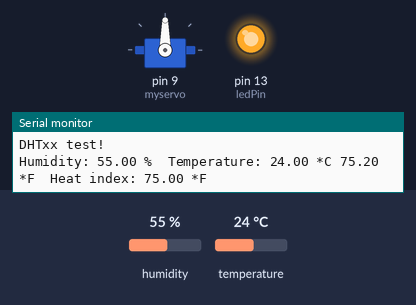
Bench run of a sketch on a simulated Arduino Uno, built with avr-gcc and run on an emulated ATmega328P. On the bench: servo, output pins drawn as LEDs (lit = HIGH), the last lines printed to the serial monitor. Inputs (shaded band) come from the test bench; at power-on: humidity 55 %, temperature 24 °C.

Above: at 2.8 s.
2.9 s: humidity set to 64 %
5.6 s: humidity set to 68 %
8.3 s: humidity set to 32 %
11.2 s: humidity set to 29 %
At 13.2 s:
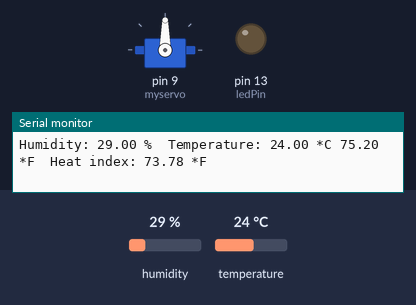
13.9 s: humidity set to 40 %
At 14.25 s:
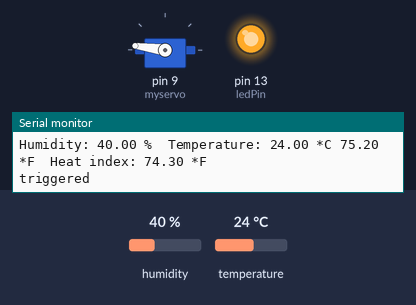
At 18.0 s:
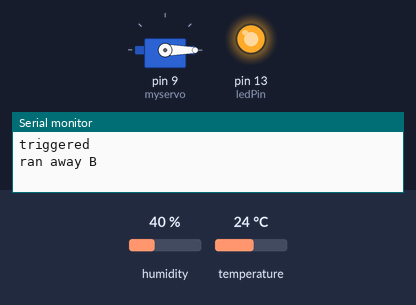
Timing chart, 0 to 18.4 s (numbered marks = the images above; inputs shaded):
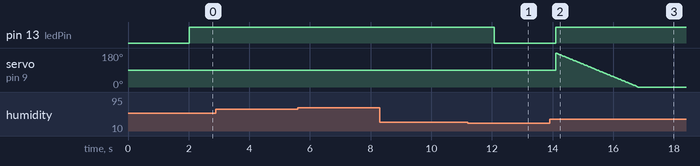

The sketch:

fearBotHumidity.ino
```cpp
//This code is modified from the DHTester sketch Adafruit puts out, and the Sweep sketch that Arduino does.
//The effect is a robot that does not like people to be nearby. if you breathe on it, it will run away.

// Example testing sketch for various DHT humidity/temperature sensors
// Written by ladyada, public domain

#include "DHT.h"
#include <Servo.h>

boolean scared = true;

#define DHTPIN 2     // what pin we're connected to
Servo myservo;
int pos = 0;

// Uncomment whatever type you're using!
//#define DHTTYPE DHT11   // DHT 11
//#define DHTTYPE DHT22   // DHT 22  (AM2302)
#define DHTTYPE DHT21   // DHT 21 (AM2301)

// Connect pin 1 (on the left) of the sensor to +5V
// NOTE: If using a board with 3.3V logic like an Arduino Due connect pin 1
// to 3.3V instead of 5V!
// Connect pin 2 of the sensor to whatever your DHTPIN is
// Connect pin 4 (on the right) of the sensor to GROUND
// Connect a 10K resistor from pin 2 (data) to pin 1 (power) of the sensor

// Initialize DHT sensor for normal 16mhz Arduino
DHT dht(DHTPIN, DHTTYPE);
// NOTE: For working with a faster chip, like an Arduino Due or Teensy, you
// might need to increase the threshold for cycle counts considered a 1 or 0.
// You can do this by passing a 3rd parameter for this threshold.  It's a bit
// of fiddling to find the right value, but in general the faster the CPU the
// higher the value.  The default for a 16mhz AVR is a value of 6.  For an
// Arduino Due that runs at 84mhz a value of 30 works.
// Example to initialize DHT sensor for Arduino Due:
//DHT dht(DHTPIN, DHTTYPE, 30);


//Variables for determining increase or decrease, which appears to be very steady with this sensor.
int lastHVal = 0;
int ledPin = 13;
// make sure that the data stream is consistent before being able to be aroused.

void setup() {
  Serial.begin(9600);
  Serial.println("DHTxx test!");
  myservo.attach(9);
  dht.begin();
  lastHVal = dht.readHumidity();
  pinMode(ledPin,OUTPUT);
}


void loop() {
  // Wait a few seconds between measurements.
  delay(2000);

  // Reading temperature or humidity takes about 250 milliseconds!
  // Sensor readings may also be up to 2 seconds 'old' (its a very slow sensor)
  float h = dht.readHumidity();
  // Read temperature as Celsius
  float t = dht.readTemperature();
  // Read temperature as Fahrenheit
  float f = dht.readTemperature(true);

  // Check if any reads failed and exit early (to try again).
  if (isnan(h) || isnan(t) || isnan(f)) {
    Serial.println("Failed to read from DHT sensor!");
    return;
  }

  // Compute heat index
  // Must send in temp in Fahrenheit!
  float hi = dht.computeHeatIndex(f, h);

  Serial.print("Humidity: ");
  Serial.print(h);
  Serial.print(" %\t");
  Serial.print("Temperature: ");
  Serial.print(t);
  Serial.print(" *C ");
  Serial.print(f);
  Serial.print(" *F\t");
  Serial.print("Heat index: ");
  Serial.print(hi);
  Serial.println(" *F");

  if (h > lastHVal && (h-lastHVal) > 10  && h < 75){
    Serial.println("triggered");
    if (scared == false){
      digitalWrite(ledPin,HIGH);
      for(pos = 0; pos <= 180; pos += 1) // goes from 0 degrees to 180 degrees
      {                                  // in steps of 1 degree
        myservo.write(pos);              // tell servo to go to position in variable 'pos'
        delay(15);                       // waits 15ms for the servo to reach the position
      }
      scared =true;
      Serial.println("ran away A");
    }
    else {
      digitalWrite(ledPin,HIGH);
      for(pos = 180; pos>=0; pos-=1)     // goes from 180 degrees to 0 degrees
      {
        myservo.write(pos);              // tell servo to go to position in variable 'pos'
        delay(15);                       // waits 15ms for the servo to reach the position
      }
      scared =false;
       Serial.println("ran away B");
    }
    delay (15000);
  }

  lastHVal = dht.readHumidity();
  h = dht.readHumidity();

  if (h>30){
    digitalWrite(ledPin,HIGH);
  } else {
    digitalWrite(ledPin,LOW);
  }
}
```

Measured:
- the behaviour switches between 31 and 30 % on humidity (found by bisection; images 0 and 1)
- after the input at 11.2 s, pin 13 (ledPin): HIGH → LOW after 0.88 s
- after the input at 13.9 s, pin 13 (ledPin): LOW → HIGH after 0.20 s
